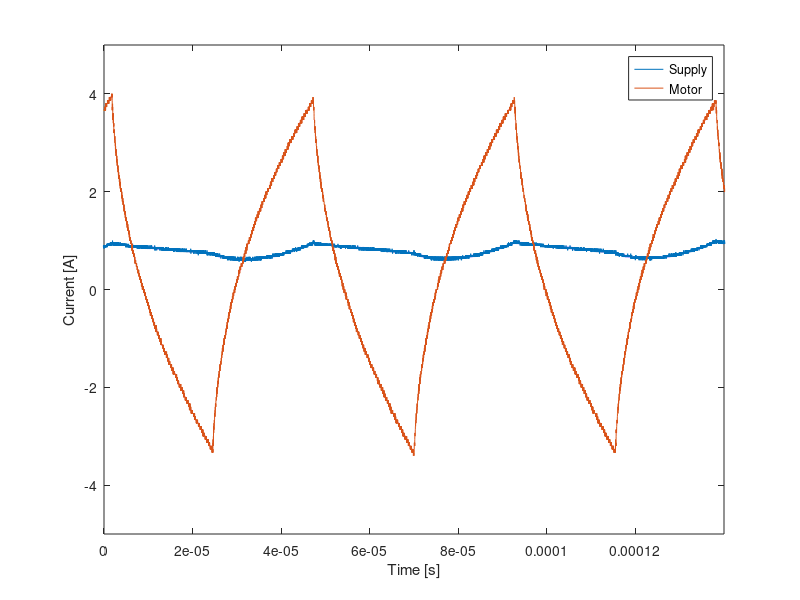

This figure's MATLAB source:
clear all; close all; clc;

to_tikz = 0;

C1_s = csvread('C1controller-board2-supplycurrent-gate-22k-50d0d00000.txt',5,0);    %TEMP
C1_m = csvread('C1controller-board2-motorcurrent-gate-22k-50d0d00000.txt',5,0);    %TEMP

C2_s = csvread('C2controller-board2-supplycurrent-gate-22k-50d0d00000.txt',5,0);    %TEMP
C2_m = csvread('C2controller-board2-motorcurrent-gate-22k-50d0d00000.txt',5,0);    %TEMP

C4_supplycurrent = csvread('C4controller-board2-supplycurrent-gate-22k-50d0d00000.txt',5,0);

C4_motorcurrent = csvread('C4controller-board2-motorcurrent-gate-22k-50d0d00000.txt',5,0);

timeshift = 0.7e-4;
phase = -2.27e-5;
time_supplycurrent_C4 = C4_supplycurrent(:,1) + timeshift;
supplycurrent_C4 = C4_supplycurrent(:,2)*-1;

time_motorcurrent_C4 = C4_motorcurrent(:,1) + timeshift + phase;
motorcurrent_C4 = C4_motorcurrent(:,2)*-1;

%TEMP
time_C1_s = C1_s(:,1) + timeshift;
data_C1_s = C1_s(:,2);
%TEMP
time_C1_m = C1_m(:,1) + timeshift + phase;
data_C1_m = C1_m(:,2);
%TEMP
time_C2_s = C2_s(:,1) + timeshift;
data_C2_s = C2_s(:,2);
%TEMP
time_C2_m = C2_m(:,1) + timeshift + phase;
data_C2_m = C2_m(:,2);

%figure(1)
%plot(time_supplycurrent_C4, supplycurrent_C4, time_motorcurrent_C4, motorcurrent_C4,time_C1_m,data_C1_m,time_C1_s,data_C1_s,time_C2_m,data_C2_m,time_C2_s,data_C2_s)

figure(2)
plot(time_supplycurrent_C4, supplycurrent_C4, time_motorcurrent_C4, motorcurrent_C4)


 title('')
 xlabel('Time [s]')
 ylabel('Current [A]')
% 
  xlim([0 1.4e-4])
  ylim([-5 5])
% 
%  
legend('Supply','Motor')

if to_tikz == 1
    cleanfigure()
    matlab2tikz('controllerboardv2_current_motor_supply.tex');
end